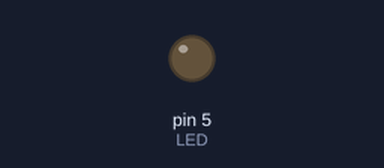
The sketch below on a simulated Arduino Uno, built with avr-gcc and run on an emulated ATmega328P. On the bench: output pins drawn as LEDs (lit = HIGH).

Above: at 0.05 s.
At 0.6 s:
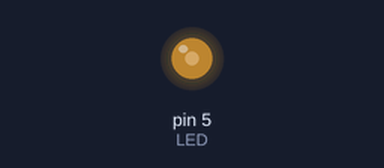
At 1.15 s:
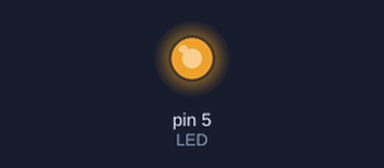
At 2.3 s:
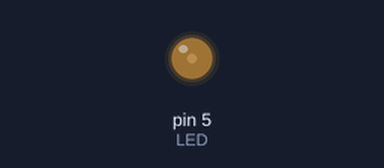
Timing chart, 0 to 5.8 s (numbered marks = the images above):
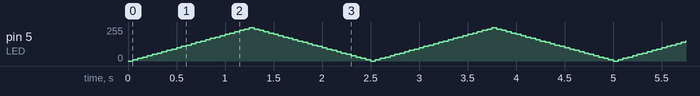

The sketch:

sketch_apr26i.ino
```cpp
#define LED 5
int dimfactor = 0;
int teken = 1;
void setup() {
  // put your setup code here, to run once:
  pinMode(LED, OUTPUT);
}

void loop() {
  // put your main code here, to run repeatedly:
  dimfactor+=10 * teken;
  if(dimfactor >= 250) {
    teken = -1;
  }
  if (dimfactor <= 0) {
    teken = 1;
  }
  delay(50);
  analogWrite(LED, dimfactor);

}
```
